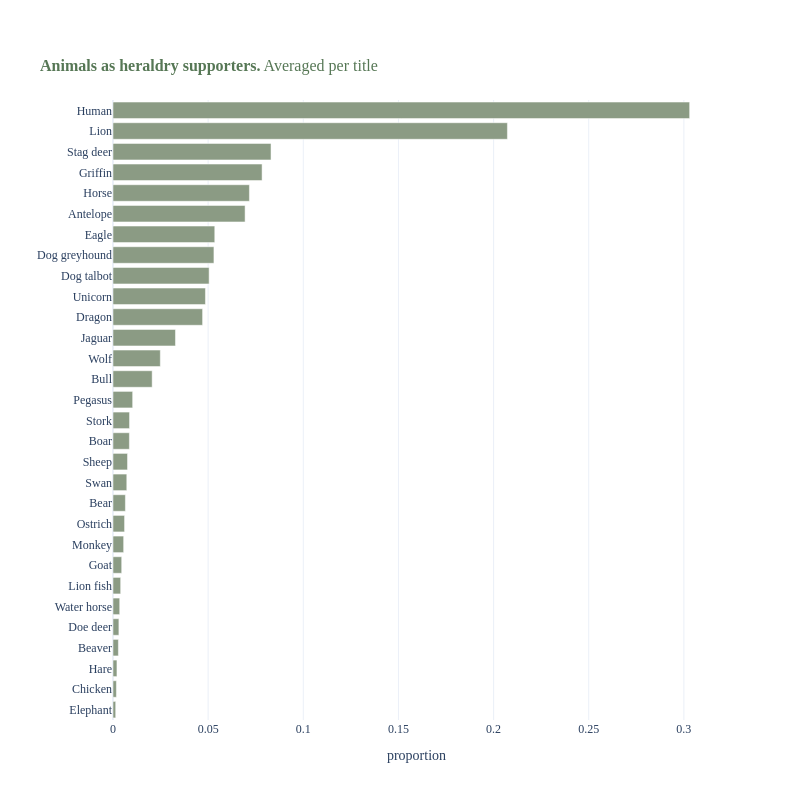

The cell this chart's notebook holds for it:
### Code cell
plot = get_plot(chart_type='bar', title=f"<br><span style='color:{'#567755'}'><b>Animals as heraldry supporters.</b> Averaged per title</span>",
                data=avg_of_avg, x='proportion', y='label',
                x_name="proportion", y_name="", color_list=["#8B9B84"],
                hovertemplate="%{x}<br>%{y}", height=800)

plot.show()

### Figure 1 — Plotly figure (JSON) as saved in the notebook; plotly's stock layout.template omitted (floating-point values rounded to 4 significant figures)
{"data": [{"hovertemplate": "%{x}<br>%{y}", "legendgroup": "", "marker": {"color": "#8B9B84", "pattern": {"shape": ""}}, "name": "", "orientation": "h", "showlegend": false, "textposition": "auto", "type": "bar", "x": [0.001421, 0.001797, 0.002069, 0.002831, 0.003094, 0.003525, 0.004029, 0.00457, 0.005598, 0.006079, 0.006515, 0.007246, 0.00763, 0.008606, 0.008694, 0.01033, 0.02058, 0.02487, 0.03283, 0.04708, 0.04859, 0.05051, 0.05304, 0.05348, 0.06941, 0.07169, 0.07835, 0.08305, 0.2073, 0.303], "xaxis": "x", "y": ["Elephant", "Chicken", "Hare", "Beaver", "Doe deer", "Water horse", "Lion fish", "Goat", "Monkey", "Ostrich", "Bear", "Swan", "Sheep", "Boar", "Stork", "Pegasus", "Bull", "Wolf", "Jaguar", "Dragon", "Unicorn", "Dog talbot", "Dog greyhound", "Eagle", "Antelope", "Horse", "Griffin", "Stag deer", "Lion", "Human"], "yaxis": "y"}], "layout": {"barmode": "relative", "coloraxis": {"showscale": false}, "font": {"family": "Futura"}, "height": 800, "legend": {"tracegroupgap": 0}, "paper_bgcolor": "#FFFFFF", "plot_bgcolor": "#FFFFFF", "showlegend": false, "title": {"font": {"size": 16}, "text": "<br><span style='color:#567755'><b>Animals as heraldry supporters.</b> Averaged per title</span>"}, "width": 800, "xaxis": {"anchor": "y", "domain": [0, 1], "title": {"text": "proportion"}}, "yaxis": {"anchor": "x", "domain": [0, 1], "title": {"text": ""}}}}
